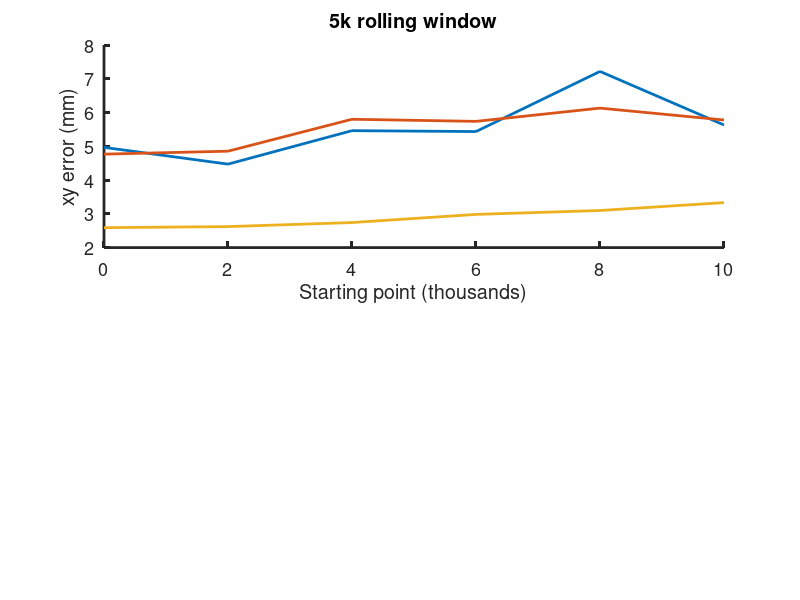

MATLAB code for this plot: (Note: this script raises an error after producing the figure.)
load('Extracted/Random/rollingwindow.mat');

figure();
subplot(2,1,1);
plot([0:2:10], 1000*[testmeans5(1) testmeans7(1) testmeans9(1) testmeans11(1) testmeans13(1) testmeans15(1)], 'linewidth', 2);
hold on
plot([0:2:10], 1000*[valmeans5(1) valmeans7(1) valmeans9(1) valmeans11(1) valmeans13(1) valmeans15(1)], 'linewidth', 2);
plot([0:2:10], 1000*[trainmeans5(1) trainmeans7(1) trainmeans9(1) trainmeans11(1) trainmeans13(1) trainmeans15(1)], 'linewidth', 2);
box off
set(gca, 'LineWidth', 2, 'FontSize', 13);
xlabel('Starting point (thousands)');
ylabel('xy error (mm)');
title('5k rolling window');
legend({'Test'; 'Validation'; 'Training'}, 'location', 'nw');
legend boxoff

subplot(2,1,2);
plot([0:2:10], 1000*[testmeans5(2) testmeans7(2) testmeans9(2) testmeans11(2) testmeans13(2) testmeans15(2)], 'linewidth', 2);
hold on
plot([0:2:10], 1000*[valmeans5(2) valmeans7(2) valmeans9(2) valmeans11(2) valmeans13(2) valmeans15(2)], 'linewidth', 2);
plot([0:2:10], 1000*[trainmeans5(2) trainmeans7(2) trainmeans9(2) trainmeans11(2) trainmeans13(2) trainmeans15(2)], 'linewidth', 2);
box off
set(gca, 'LineWidth', 2, 'FontSize', 13);
xlabel('Starting point (thousands)');
ylabel('Depth error (mm)');
legend({'Test'; 'Validation'; 'Training'}, 'location', 'nw');
legend boxoff

set(gcf, 'position', [488.0000  341.0000  564.2000  517.0000]);